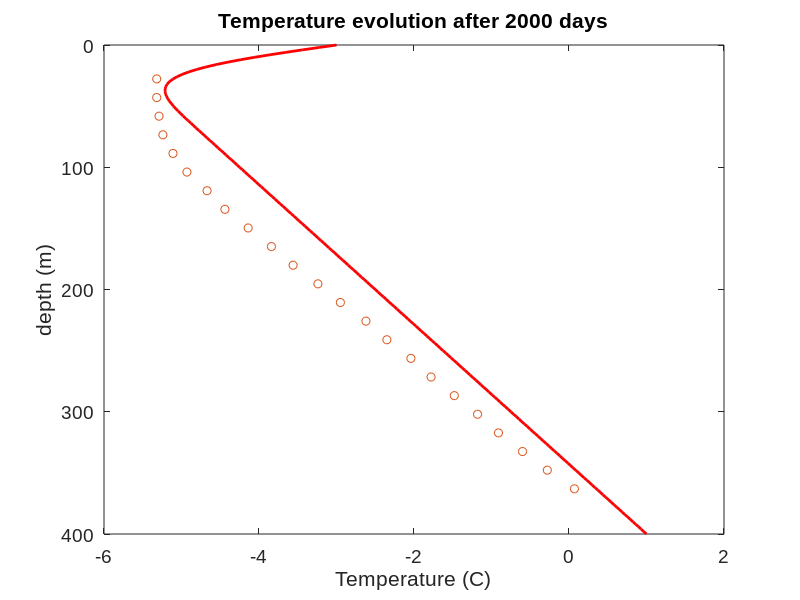

MATLAB code to generate this figure:
%heat1Dexplicit.m
%
% Solves the 1D heat equation with an explicit finite difference scheme
% FTCS
% Ts abrupt change
% JSB w/ help from USC code from GEOL557 Jan. 2016

clear all
figure(1)
clf

%% Physical parameters
L = 400; % length of modeled domain [m]
Ts = -6; % Surface T [C]
kappa = 1e-6; % Thermal diffusivity of rock [m2/s]
k = 2; % conductivity
Q = .035;% heat flux
rho = 2000;
Cp = 2000;
day = 3600*24; % # seconds per day
dt = 10*day; % Timestep [s]


%% Numerical parameters
nz = 201; % Number of gridpoints in y-direction
nt = 200; % Number of timesteps to compute
dz = L/(nz-1); % Spacing of grid
z = 0:dz:L;% Grid
% Setup initial temperature profile
T = ones(size(z))*Ts + ((Q*z)/k); %initial T is known based on geotherm
time = 0;

%% 
%%Part B
% analytic solutions animated

Tsurface = -3;
Tnought = -6;
Tideal = T;
Tideal = T +(Tsurface-Tnought)*((1-erf(z./(2*sqrt(kappa * dt*nt)))));
figure(1)
plot(T,z,'r','linewidth',2)
  xlabel('Temperature (C)','fontname','arial','fontsize',21)
    ylabel('Depth (m)','fontname','arial','fontsize',21)
    set(gca,'fontsize',18,'fontname','arial')
    set(gca,'YDIR','reverse')
    hold on
    
%% Part C: File:  capethompson.m
%
%  Load data from capethompson.dat and plot it with symbols

load capethompson.dat;         %  read data into PDXprecip matrix 
depth = capethompson(:,1);     %  copy first column of PDXprecip into month
Temperature = capethompson(:,2);    %  and second column into precip


%% run
for n=1:nt % Timestep loop
% Compute new temperature
Tnew = zeros(1,nz);
for i=2:nz-1
Tnew(i) = T(i)+(((T((i+1))-2*T(i)+T((i-1)))/(dz*dz))*(dt*kappa));
end
% Set boundary conditions
Tnew(1) = -3;
Tnew(nz) = T(nz);
% Update temperature and time
T = Tnew;
time = time+dt;
% Plot solution
figure(1), clf
plot(Tnew,z);
xlabel('Temperature [^oC]')
ylabel('x [m]')
set(gca,'YDIR','reverse')
set(gca,'fontsize',14,'fontname','arial')
title(['Temperature evolution after ',num2str(time/day),' days'])
hold on
plot(Tideal,z,'r','linewidth',2)
hold on 
plot(Temperature, depth,'o');     %  plot temp vs. depth with circles
ylabel('depth (m)');              %  add axis labels and plot title
xlabel('Temperature (C)');
set(gca,'YDIR','reverse')
hold off

drawnow
end


